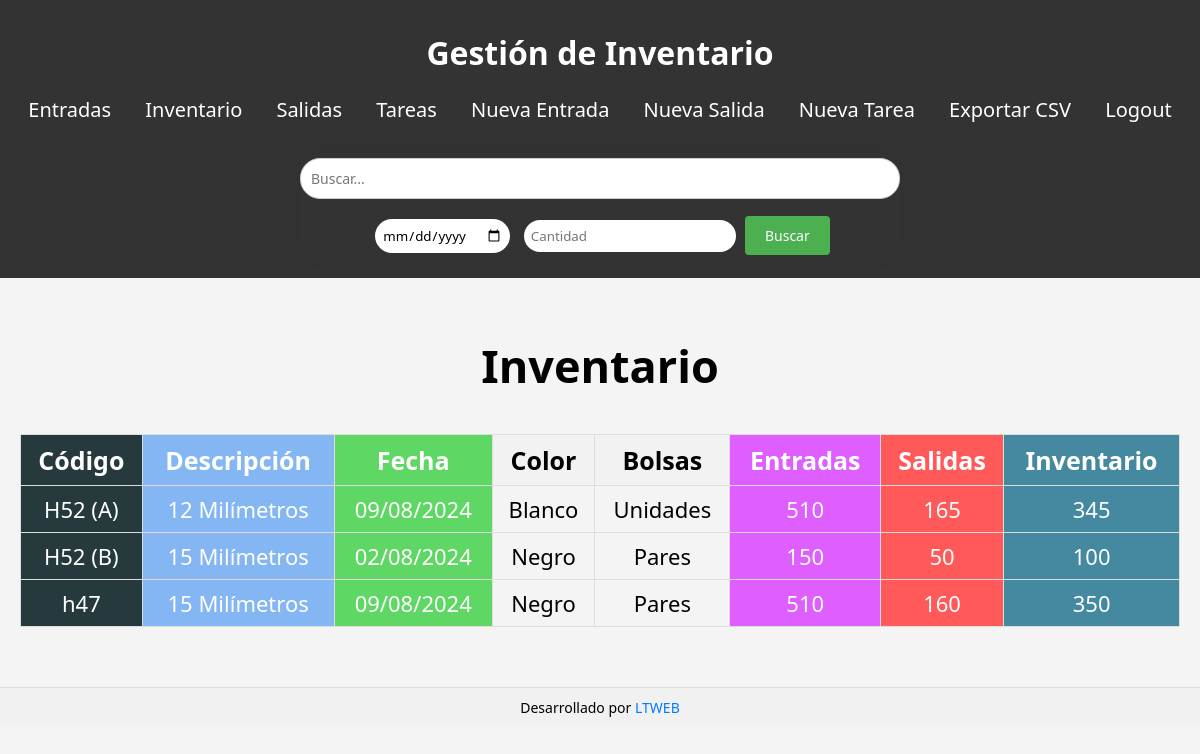
The app's page /inventario/ (signed in), older data.
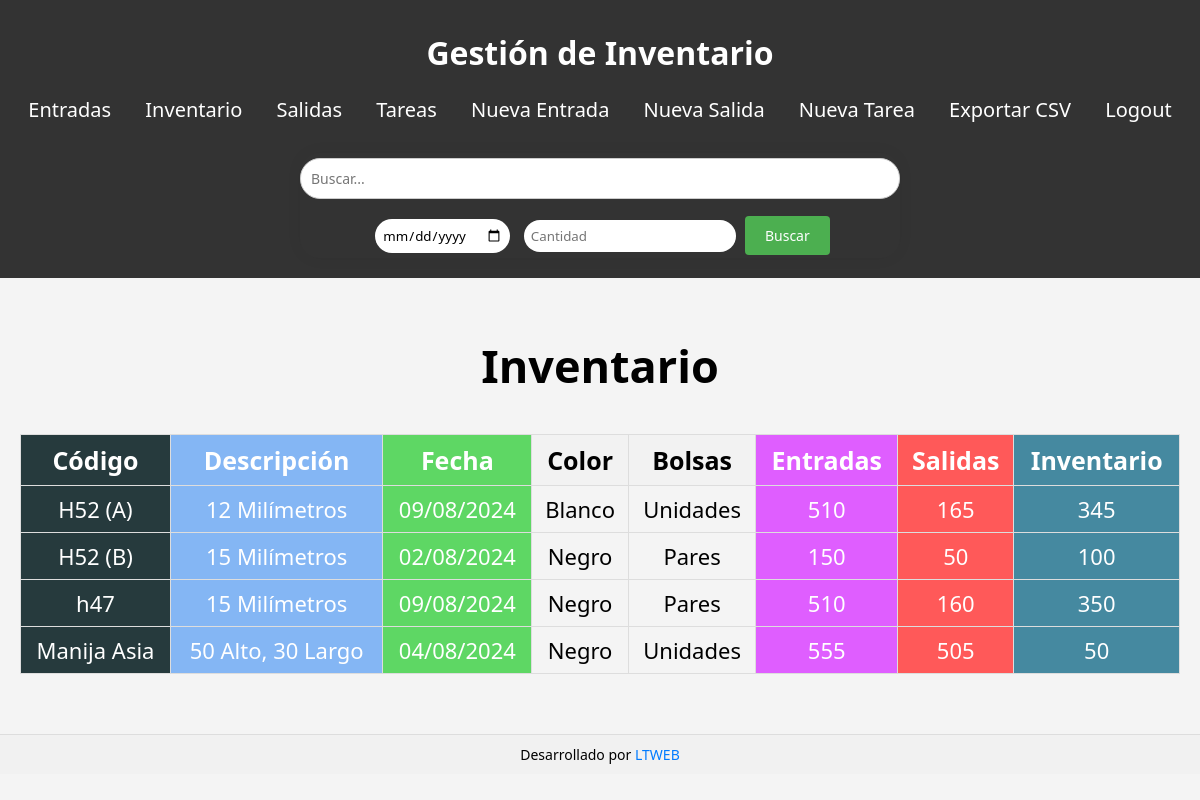
The same page, newer data.
### core/models.py (models this page shows, shortened)
class Inventario(models.Model):
    codigo = models.CharField(max_length=50, unique=True)
    descripcion = models.TextField()
    entradas = models.IntegerField(default=0)
    salidas = models.IntegerField(default=0)
    inventario = models.IntegerField(default=0)
    fecha = models.DateField(null=True, blank=True)  # Agregar campo fecha
    color = models.CharField(max_length=50, null=True, blank=True)  # Agregar campo color
    bolsas = models.CharField(max_length=50, null=True, blank=True)  # Agregar campo bolsas

### core/views.py (the view)
# urls.py: path('inventario/', inventario_list, name='inventario_list'),
@login_required
def inventario_list(request):
    query = request.GET.get('q')
    if query:
        inventarios = Inventario.objects.filter(Q(codigo__icontains=query) | Q(descripcion__icontains=query))
    else:
        inventarios = Inventario.objects.all()
    return render(request, 'core/inventario_list.html', {'inventarios': inventarios, 'query': query})

### core/templates/core/inventario_list.html
{% extends "base_generic.html" %}
{% block content %}
  <h2>Inventario</h2>
  <table>
    <thead>
      <tr>
        <th class="codigo_inventario">Código</th>
        <th class="descripcion_inventario">Descripción</th>
        <th class="fecha_in">Fecha</th>
        <th>Color</th>
        <th>Bolsas</th>
        <th class="entradas">Entradas</th>
        <th class="salidas">Salidas</th>
        <th class="inventarios">Inventario</th>
      </tr>
    </thead>
    <tbody>
      {% for inventario in inventarios %}
        <tr>
          <td class="codigo_inventario">{{ inventario.codigo }}</td>
          <td class="descripcion_inventario">{{ inventario.descripcion }}</td>
          <td class="fecha_in">{{ inventario.fecha|date:"d/m/Y" }}</td>
          <td>{{ inventario.color }}</td>
          <td>{{ inventario.bolsas }}</td>
          <td id="entradas">{{ inventario.entradas }}</td>
          <td id="salidas">{{ inventario.salidas }}</td>
          <td id="inventarios">{{ inventario.inventario }}</td>
      {% endfor %}
    </tbody>
  </table>
{% endblock %}

Row changes from the older to the newer data that the page shows:
added Inventario: codigo "Manija Asia", descripcion "50 Alto, 30 Largo", fecha "04/08/2024", color "Negro", bolsas "Unidades", entradas "555", salidas "505", inventario "50"
